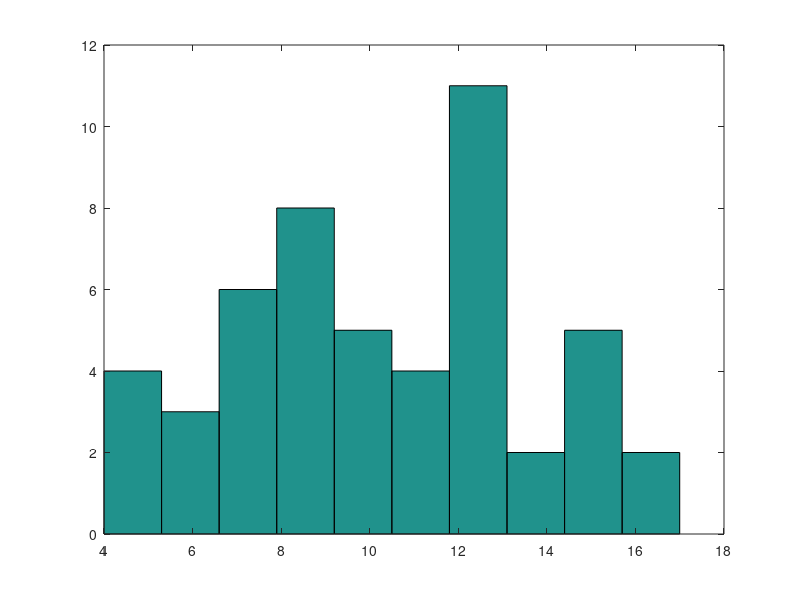

This figure's MATLAB source:
function hw5p1()
N = 50;
X = rand(N,2);
A = zeros(N,N);

%create the 10 nodes with 5 connections
for i = 1:10,
    connections = 0;
    while(connections < 5)
        u = ceil(rand() * i);
        A(i,u) = 1;
        A(u,i) = 1;
        connections = connections + 1;
    end
end
%put in the rest of the connections here
for i = 11:50,
    j = 0;
   while(j < 5)
       u = ceil( 50 * rand() );
       if(u <= 10)
           prob = ( sum( A ( i,: ) )/ sum( sum( A ) ) );
           if(rand () < prob)
               A(i,u) = 1;
               A(u,i) = 1;
           else
               j = j - 1;
           end
       else
           A(i,u) = 1;
           A(u,i) = 1;
           j = j + 1;
       end
gplot(A, X, 'o-');   
drawnow;
end

%display the page rankings
for i = 1:N,
    AA = sum(A(i, :));
    if(AA == 0)
        M(i,:) = ones(1,N)/N;
    else
        M(i,:) = A(i,:) / AA;
    end
end

delta = 0.85;

R1 = inv((eye(N) - (delta * M'))) * ((1-delta)/N) * ones(N,1);
for i = 1:N,
    R2(i) = sum(A(i,:));
end
sum_R2 = sum(R2);
for i = 1:N,
    ranking_R2(i) = R2(i) / sum_R2;
end
end


hist(sum(A));
ranking_R2;